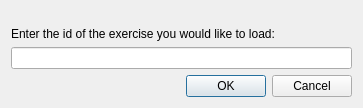
<?xml version="1.0" encoding="UTF-8"?>
<ui version="4.0">
 <class>Dialog</class>
 <widget class="QDialog" name="Dialog">
  <property name="geometry">
   <rect>
    <x>0</x>
    <y>0</y>
    <width>363</width>
    <height>108</height>
   </rect>
  </property>
  <property name="windowTitle">
   <string>Dialog</string>
  </property>
  <layout class="QVBoxLayout" name="verticalLayout">
   <item>
    <spacer name="verticalSpacer_3">
     <property name="orientation">
      <enum>Qt::Vertical</enum>
     </property>
     <property name="sizeHint" stdset="0">
      <size>
       <width>20</width>
       <height>40</height>
      </size>
     </property>
    </spacer>
   </item>
   <item>
    <widget class="QLabel" name="label">
     <property name="text">
      <string>Enter the id of the exercise you would like to load:</string>
     </property>
    </widget>
   </item>
   <item>
    <widget class="QLineEdit" name="exerciseID">
     <property name="text">
      <string/>
     </property>
    </widget>
   </item>
   <item>
    <widget class="QDialogButtonBox" name="buttonBox">
     <property name="orientation">
      <enum>Qt::Horizontal</enum>
     </property>
     <property name="standardButtons">
      <set>QDialogButtonBox::Cancel|QDialogButtonBox::Ok</set>
     </property>
    </widget>
   </item>
  </layout>
 </widget>
 <resources/>
 <connections>
  <connection>
   <sender>buttonBox</sender>
   <signal>accepted()</signal>
   <receiver>Dialog</receiver>
   <slot>accept()</slot>
   <hints>
    <hint type="sourcelabel">
     <x>248</x>
     <y>254</y>
    </hint>
    <hint type="destinationlabel">
     <x>157</x>
     <y>274</y>
    </hint>
   </hints>
  </connection>
  <connection>
   <sender>buttonBox</sender>
   <signal>rejected()</signal>
   <receiver>Dialog</receiver>
   <slot>reject()</slot>
   <hints>
    <hint type="sourcelabel">
     <x>316</x>
     <y>260</y>
    </hint>
    <hint type="destinationlabel">
     <x>286</x>
     <y>274</y>
    </hint>
   </hints>
  </connection>
 </connections>
</ui>
